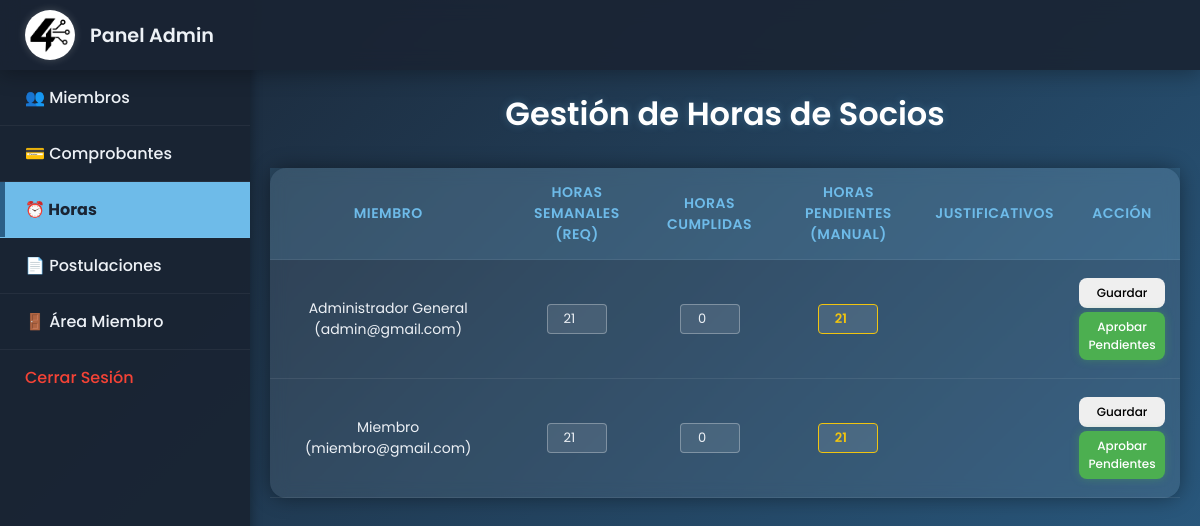
Page /htdocs/admin.php?view=horas (signed in) on the committed database.
### tables this page shows
CREATE TABLE `horas` (
  `id_horas` int(11) NOT NULL,
  `semanales_req` int(11) NOT NULL,
  `cumplidas` int(11) DEFAULT 0,
  `fecha_t` date DEFAULT NULL,
  `id_miembro` int(11) DEFAULT NULL,
  `horas_pendientes` int(11) DEFAULT 0,
  `justificativos` text DEFAULT NULL
);

CREATE TABLE `miembro` (
  `id_miembro` int(11) NOT NULL,
  `nombre` varchar(255) NOT NULL,
  `email` varchar(255) NOT NULL,
  `password` varchar(255) NOT NULL,
  `fecha_nacimiento` date DEFAULT NULL,
  `aprobado` tinyint(1) DEFAULT 0,
  `es_miembro` tinyint(1) DEFAULT 0,
  `admin` tinyint(1) DEFAULT 0,
  `estado` varchar(100) DEFAULT NULL,
  `id_unidad` int(11) DEFAULT NULL,
  `fecha_ingreso` date DEFAULT NULL,
  `foto_perfil` VARCHAR(255) DEFAULT NULL
);

### htdocs/admin.php (the view, shortened to what this page needs)
<?php
require_once "conexion.php";
$conexion = new mysqli($host, $user, $pass, $db, $port);
$view = $_GET['view'] ?? 'miembros';
$datos_vista = [];
switch ($view) {
    case 'horas':
        $datos_vista['horas'] = $conexion->query("
            SELECT m.id_miembro, m.nombre, m.email, h.semanales_req, h.cumplidas, h.horas_pendientes, h.justificativos
            FROM miembro m
            LEFT JOIN horas h ON m.id_miembro = h.id_miembro
            WHERE m.es_miembro = 1
            ORDER BY m.nombre ASC
        ");
        break;
}
?>
<!DOCTYPE html>
<html lang="es">
<head>
</head>
<body>
    <header>
        <a href="admin.php" class="logo">
            <img src="logo.jpeg" alt="Logo Cooperativa">
            Panel Admin
        </a>
    </header>
    <div class="sidebar">
        <ul class="lateral">
            <li class="<?= $view === 'miembros' ? 'activa-menu' : '' ?>"><a href="admin.php?view=miembros">👥 Miembros</a></li>
            <li class="<?= $view === 'comprobantes' ? 'activa-menu' : '' ?>"><a href="admin.php?view=comprobantes">💳 Comprobantes</a></li>
            <li class="<?= $view === 'horas' ? 'activa-menu' : '' ?>"><a href="admin.php?view=horas">⏰ Horas</a></li>
            <li class="<?= $view === 'postulaciones' ? 'activa-menu' : '' ?>"><a href="admin.php?view=postulaciones">📄 Postulaciones</a></li>
            <li><a href="pagos.php">🚪 Área Miembro</a></li>
               <form method="post" action="logout.php" class="logout-form">
            <button type="submit" class="logout-btn">
                Cerrar Sesión
            </button>
        </form>
    </div>
    <div class="main-content">
        <?php switch ($view): case 'miembros': ?>
            <?php break; case 'horas': ?>
            <h2>Gestión de Horas de Socios</h2>
            <table>
                <tr>
                    <th>Miembro</th>
                    <th>Horas Semanales (Req)</th>
                    <th>Horas Cumplidas</th>
                    <th>Horas Pendientes (Manual)</th> <th>Justificativos</th>
                    <th>Acción</th>
                </tr>
                <?php if (isset($datos_vista['horas'])): while($u = $datos_vista['horas']->fetch_assoc()): ?>
                <form method="POST" action="admin.php?view=horas">
                    <tr>
                        <td><?= htmlspecialchars($u['nombre']) ?> (<?= htmlspecialchars($u['email']) ?>)</td>
                        <td><input type="number" name="semanales_req" value="<?= (int)($u['semanales_req'] ?? 0) ?>"></td>
                        <td><input type="number" name="cumplidas" value="<?= (int)($u['cumplidas'] ?? 0) ?>"></td>
                        <td><input type="number" name="horas_pendientes" value="<?= (int)($u['horas_pendientes'] ?? 0) ?>"></td>
                            <td>
                            </td>
                            <td>
                            <button type="submit" name="guardar" class="azul">Guardar</button>
                            <?php if ((int)($u['horas_pendientes'] ?? 0) > 0): ?>
                                <button type="submit" name="aprobar_pendientes" class="aprobar">Aprobar Pendientes</button>
                            <?php endif; ?>
                        </td>
                    </tr>
                </form>
                <?php endwhile; endif; ?>
            </table>
            <?php break; case 'postulaciones': ?>
            <?php break; endswitch; ?>
    </div>
</body>
</html>

### htdocs/admin.php (style rules this page uses)
* { box-sizing: border-box; margin: 0; padding: 0; font-family: "Poppins", sans-serif; }
body { background: linear-gradient(135deg, #1a2433, #2b5f87); background-attachment: fixed; color: #edf1f6; padding: 0; min-height: 100vh; display: flex; }
header { background: rgba(26, 36, 51, 0.9); backdrop-filter: blur(10px); height: 70px; width: 100%; position: fixed; top: 0; left: 0; display: flex; justify-content: flex-start; align-items: center; padding: 0 25px; box-shadow: 0 4px 20px rgba(0, 0, 0, 0.3); z-index: 10; }
.logo { display: flex; align-items: center; height: 100%; text-decoration: none; color: #edf1f6; font-size: 1.2em; font-weight: 600; }
.logo img { height: 50px; width: auto; border-radius: 50%; box-shadow: 0 0 8px rgba(255, 255, 255, 0.2); margin-right: 15px; object-fit: contain; }
.logout-form { display: block; padding: 0; margin: 0; }
.logout-btn { display: block; width: 100%; text-align: left; box-shadow: none; padding: 15px 25px; background: transparent; border: none; cursor: pointer; font-size: 16px; font-weight: 500; border-radius: 0; color: #F44336; transition: background 0.3s ease, color 0.3s ease; user-select: none; -webkit-user-select: none; }
.sidebar { width: 250px; background: rgba(26, 36, 51, 0.95); padding-top: 70px; position: fixed; top: 0; left: 0; height: 100vh; box-shadow: 2px 0 10px rgba(0, 0, 0, 0.3); z-index: 9; font-weight: 500; }
.lateral { list-style: none; padding: 0; }
.lateral li { padding: 15px 25px; cursor: pointer; font-weight: 500; transition: all 0.3s ease; border-bottom: 1px solid rgba(255, 255, 255, 0.05); }
.lateral li a { display: block; color: #edf1f6; text-decoration: none; }
.lateral li.activa-menu { background: #6ebbe9; color: #1a2433; font-weight: 700; box-shadow: inset 5px 0 0 #2b5f87; }
.lateral li.activa-menu a { color: #1a2433; }
.main-content { margin-left: 250px; padding: 90px 20px 40px; width: calc(100% - 250px); max-width: none; margin-right: 0; }
h2 { text-align: center; font-size: 32px; color: #ffffffff; text-shadow: 0 0 8px rgba(110, 187, 233, 0.3); margin-bottom: 30px; font-weight: 600; }
table { width: 100%; max-width: 100%; border-collapse: collapse; background: rgba(255, 255, 255, 0.08); backdrop-filter: blur(8px); border-radius: 16px; box-shadow: 0 0 20px rgba(0, 0, 0, 0.4); margin: 0 auto 40px; }
th, td { padding: 14px 10px; font-size: 14px; text-align: center; color: #edf1f6; border-bottom: 1px solid rgba(255, 255, 255, 0.08); }
th { background: rgba(110, 187, 233, 0.15); color: #6ebbe9; font-weight: 600; text-transform: uppercase; letter-spacing: 0.5px; }
td a, td button { display: block; padding: 6px 8px; border-radius: 8px; font-size: 12px; font-weight: 500; text-decoration: none; margin: 4px auto; transition: all 0.3s ease; border: none; cursor: pointer; text-align: center; width: 90%; max-width: 120px; }
a.verde, button.verde, button.aprobar { background: #4CAF50; color: #fff; box-shadow: 0 0 8px rgba(76, 175, 80, 0.4); }
td input[type="number"] { width: 60px !important; padding: 4px; border-radius: 4px; border: 1px solid rgba(255, 255, 255, 0.3); background: rgba(255, 255, 255, 0.1); color: #edf1f6; text-align: center; margin: 4px auto; font-size: 13px; }
td input[type="number"][name="horas_pendientes"] { border: 1px solid #f1c40f; color: #f1c40f; font-weight: 600; }
.lateral li { padding: 15px 25px; cursor: pointer; font-weight: 500; transition: background 0.3s ease, color 0.3s ease; border-bottom: 1px solid rgba(255, 255, 255, 0.05); user-select: none; -webkit-user-select: none; -moz-user-select: none; -ms-user-select: none; }

### rows in the picture
horas: id_miembro.nombre "Administrador General", id_miembro.email "admin@gmail.com", semanales_req "21", cumplidas "0", horas_pendientes "21", shows "Aprobar Pendientes"
horas: id_miembro.nombre "Miembro", id_miembro.email "miembro@gmail.com", semanales_req "21", cumplidas "0", horas_pendientes "21", shows "Aprobar Pendientes"
